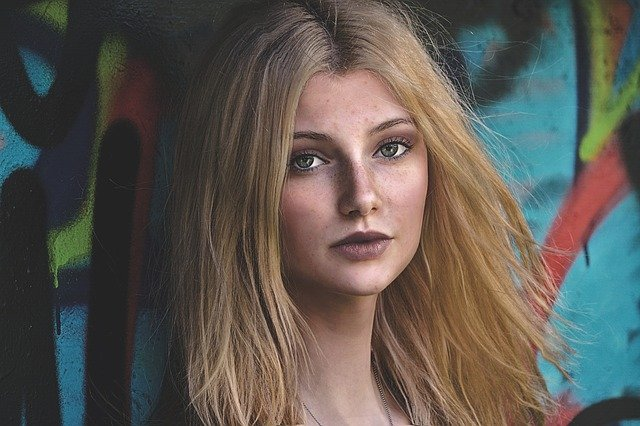
#> input picture OpenCV/GettingStarted/Resources/test_image.png, 640 x 426 px
$ python resize_crop.py
#> lines starting #> are read from the running program, lines starting #| are printed output that depends on the picture
import  cv2

img = cv2.imread("Resources/test_image.png")
#> img is the input picture: shape (426, 640, 3); mean B, G, R 81, 87.6, 92.1

imgResize = cv2.resize(img,(300,200))
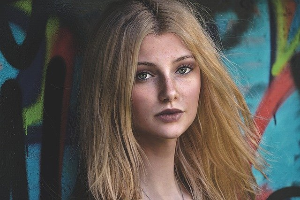
#> imgResize: shape (200, 300, 3); mean B, G, R 80.9, 87.5, 92
'''
[startY: destY, startX: destX]
'''
imgCropped = img[0:200, 200:500]
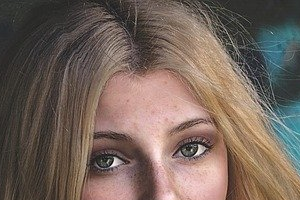
#> imgCropped: shape (200, 300, 3); mean B, G, R 91.2, 100.4, 116.3

cv2.imshow("Image", img)
cv2.imshow("Image Resize", imgResize)
cv2.imshow("Image Cropped", imgCropped)


cv2.waitKey(0)
